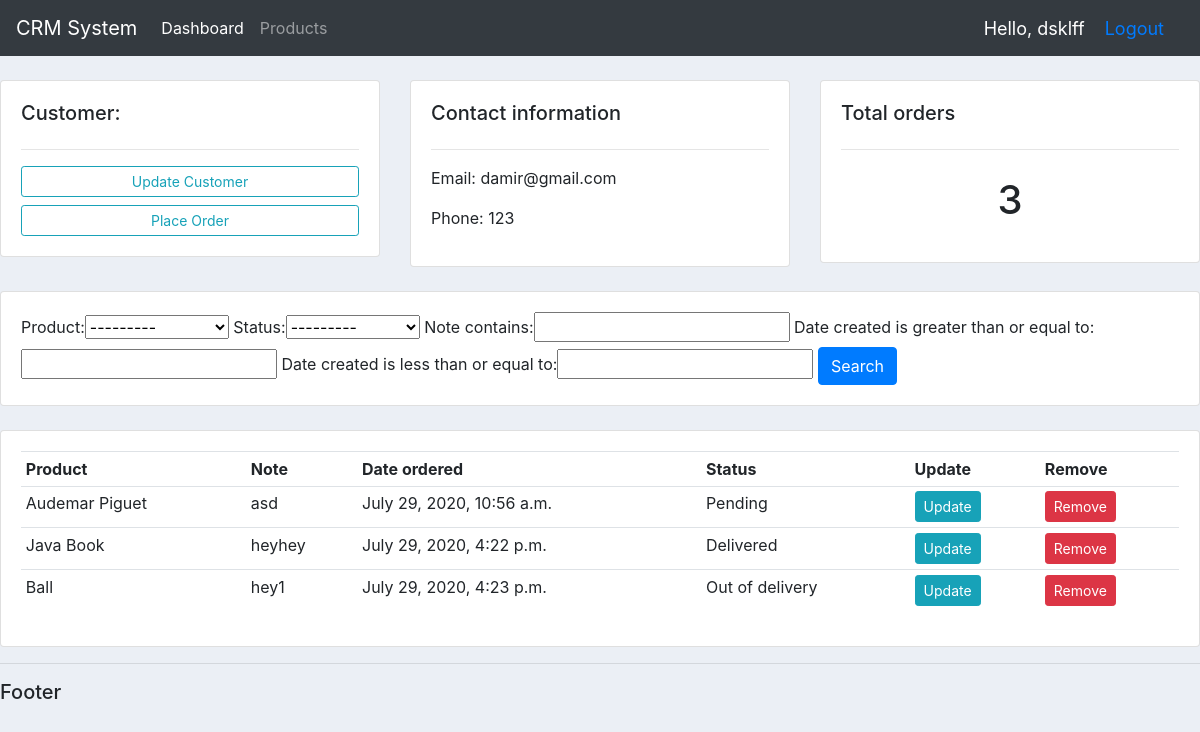
Screenshot of /customers/1/ (signed in) with the database file from the repository.
### accounts/models.py (models this page shows, shortened)
class Customer(models.Model):
    user = models.OneToOneField(User, null=True, blank=True, on_delete=models.CASCADE)
    name = models.CharField(max_length=255, null=True)
    phone = models.CharField(max_length=255, null=True)
    email = models.EmailField(max_length=255, null=True)
    profile_pic = models.ImageField(default="profile1.png", null=True, blank=True)
    date_created = models.DateTimeField(auto_now_add=True, null=True)

class Order(models.Model):
    STATUS = (
        ('Pending', 'Pending'),
        ('Out of delivery', 'Out of delivery'),
        ('Delivered', 'Delivered'),
    )
    customer = models.ForeignKey(Customer, null=True, on_delete=models.SET_NULL)
    product = models.ForeignKey(Product, null=True, on_delete=models.SET_NULL)
    date_created = models.DateTimeField(auto_now_add=True, null=True)
    status = models.CharField(max_length=255, null=True, choices=STATUS)
    note = models.CharField(max_length=255, null=True)

class Product(models.Model):
    CATEGORY = (
        ('Indoor', 'Indoor'),
        ('Out door', 'Out door'),
    )
    name = models.CharField(max_length=70, null=True)
    price = models.FloatField(null=True)
    category = models.CharField(max_length=255, null=True, choices=CATEGORY)
    description = models.CharField(max_length=255, null=True, blank=True)
    date_created = models.DateTimeField(auto_now_add=True, null=True)
    tag = models.ManyToManyField(Tag)
    def __str__(self):
        return self.name

### accounts/decorators.py (the view)
        def wrapper_func(request, *args, **kwargs):
            group = None
            if request.user.groups.exists():
                group = request.user.groups.all()[0].name
            if group in allowed_roles:
                return view_func(request, *args, **kwargs)
            else:
                return HttpResponse('You are not allowed to view this page.')

### accounts/views.py (called while the page is built)
@login_required(login_url='login')
@allowed_users(allowed_roles=['admin'])
def customers(request, pk):
    customer = Customer.objects.get(id=pk)
    orders = customer.order_set.all()
    order_count = orders.count()
    myFilter = OrderFilter(request.GET, queryset=orders)
    orders = myFilter.qs
    context = {'customer': customer, 'orders': orders, 'order_count': order_count, 'myFilter': myFilter}
    return render(request, 'accounts/customer.html', context)

### templates/accounts/customer.html
{% extends 'accounts/main.html' %}
{% block content %}
    <br>
    <div class="row">
        <div class="col-md">
            <div class="card card-body">
                <h5>Customer:</h5>
                <hr>
                <a class="btn btn-outline-info  btn-sm btn-block" href="">Update Customer</a>
                <a class="btn btn-outline-info  btn-sm btn-block" href="{% url 'create_order' customer.id %}">Place Order</a>
            </div>
        </div>
        <div class="col-md">
            <div class="card card-body">
                <h5>Contact information</h5>
                <hr>
                <p>Email: {{ customer.email }}</p>
                <p>Phone: {{ customer.phone }}</p>
            </div>
        </div>
        <div class="col-md">
            <div class="card card-body">
                <h5>Total orders</h5>
                <hr>
                <h1 style="text-align: center; padding: 10px">{{ order_count }}</h1>
            </div>
        </div>
    </div>
    <br>
    <div class="row">
        <div class="col">
            <div class="card card-body">
                <form method="get">
                    {{ myFilter.form }}
                    <button class="btn btn-primary" type="submit">Search</button>
                </form>
            </div>
        </div>
    </div>
    <br>
    <div class="row">
        <div class="col-md">
            <div class="card card-body">
                <table class="table table-sm">
                    <tr>
                        <th>Product</th>
                        <th>Note</th>
                        <th>Date ordered</th>
                        <th>Status</th>
                        <th>Update</th>
                        <th>Remove</th>
                    </tr>
                    {% for order in orders %}
                        <tr>
                            <td>{{ order.product }}</td>
                            <td>{{ order.note }}</td>
                            <td>{{ order.date_created }}</td>
                            <td>{{ order.status }}</td>
                            <td><a class="btn btn-sm btn-info" href="{% url 'update_order' order.id %}">Update</a></td>
                            <td><a class="btn btn-sm btn-danger" href="{% url 'delete_order' order.id %}">Remove</a></td>
                        </tr>
                    {% endfor %}
                </table>
            </div>
        </div>
    </div>
{% endblock %}

### templates/accounts/navbar.html (shortened to what this page needs)
<nav class="navbar navbar-expand-lg navbar-dark bg-dark">
  <a class="navbar-brand" href="#">CRM System</a>
  <div class="collapse navbar-collapse" id="navbarNav">
    <ul class="navbar-nav">
        {% if request.user.is_staff %}
      <li class="nav-item active">
        <a class="nav-link" href="{% url 'home' %}">Dashboard</a>
      </li>
      <li class="nav-item">
        <a class="nav-link" href="{% url 'products' %}">Products</a>
      </li>
        {% else %}
            <li class="nav-item">
                <a class="nav-link" href="{% url 'account' %}">Settings</a>
            </li>
        {% endif %}
    </ul>
  </div>
    <span class="hello-msg">Hello, {{ request.user }}</span>
    <span class="hello-msg"><a href="{% url 'logout' %}">Logout</a></span>
</nav>

### static/css/main.css (style rules this page uses)
body { background-color: #ebeff5; }

### templates/accounts/navbar.html (style rules this page uses)
.hello-msg { font-size: 18px; color: #fff; margin-right: 20px; }

### rows the page displays
Customer: email "damir@gmail.com", phone "123"
Order: product "Audemar Piguet", note "asd", date_created "July 29, 2020, 10:56 a.m.", status "Pending"
Order: product "Java Book", note "heyhey", date_created "July 29, 2020, 4:22 p.m.", status "Delivered"
Order: product "Ball", note "hey1", date_created "July 29, 2020, 4:23 p.m.", status "Out of delivery"

### other values shown
{{ request.user }} "dsklff"
{{ order_count }} "3"
